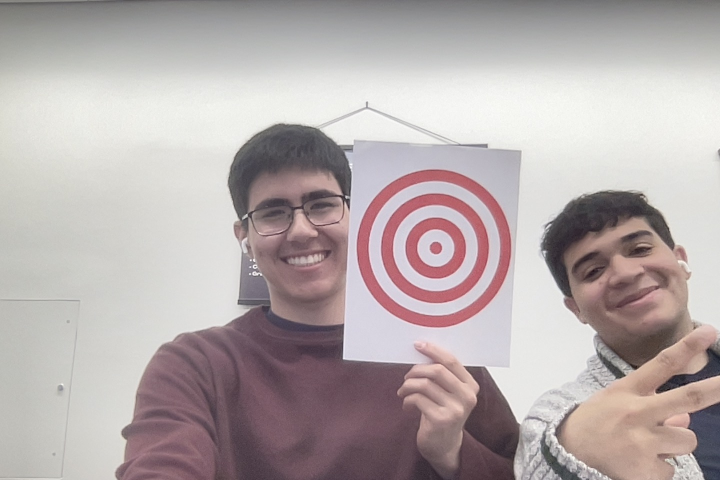
#> input picture Images/image2.jpg, 1440 x 960 px (shown at 1/2 size)
$ python Camera.py
#> lines starting #> are read from the running program, lines starting #| are printed output that depends on the picture; after the words box and inside, x2 and y2 are one past the last pixel; in counts of white or black regions, pixels touching at a corner belong together
### PythonScripts/Mechanics.py
#We will be using the gpiozero library for rasberry pi
from gpiozero import DistanceSensor
from gpiozero import Motor
#from Stepper import StepperClass
from time import sleep
from gpiozero import OutputDevice
from gpiozero import LED
#This is the set-up code for the distance sensor
from gpiozero import LED
from gpiozero import PWMOutputDevice

'''
echo = 4;
trigger = 5;
sensor = DistanceSensor(echo, trigger)
currBarrAngle = 0
'''

#CHANGE THIS VALUE
'''
motor = PWMOutputDevice(12)

#power ranges from 0.1 to 1.0
def shoot(power):
    motor.value = power
    sleep(3)
    motor.value = 0.0
    print("power off")
    sleep(0.5)

def findAverageDistance():
    # sensor.distance returns the value in meters
    total = 0
    for i in range(10):
        distance_cm = sensor.distance * 100
        total += distance_cm
        sleep(0.5)
    return total/10

def getVerticalAngle():
    steps = step_motor2.step_number
    return steps/step_motor2.number_of_steps * 360
#----------------------------------------

def getHorizontalAngle():
    steps = step_motor1.step_number
    return steps / step_motor2.number_of_steps * 360
#This is the set-up code for the DC motor

#motor.forward() --> moves the motor forward
#motor.backward() --> moves the motor backward

#------------------------------------------------------

#This is the set-up code for the stepper motor
'''
'''
sPin1 = 15;
sPin2 = 25;
sPin3 = 6;
sPin4 = 8;
steps = 2048;
speed = 10;
step_motor1 = StepperClass(steps, sPin1, sPin2, sPin3, sPin4)
step_motor1.set_speed(speed);
step_motor1.step(2048)

s2Pin1 = 17;
s2Pin2 = 27;
s2Pin3 = 22;
s2Pin4 = 23;
steps = 2048;
speed = 10;
step_motor2 = StepperClass(steps, s2Pin1, s2Pin2, s2Pin3, s2Pin4)
step_motor2.set_speed(speed);
step_motor2.step(2048)
#step_motor.step(1024) rotates the stepper motor halfway
#step_motor.step(-1024) rotates the stepper motor halfway in the other direction

#shoot(1)
'''
# 1. SETUP: Match this to the pin layout that worked for you!
barrel_motor_pins = [15, 25, 6, 8]
barrelPins = [OutputDevice(pin) for pin in barrel_motor_pins]
base_motor_pins = [17, 27, 22, 23]
basePins = [OutputDevice(pin) for pin in base_motor_pins]
# Standard 4-step sequence
sequence = [
    [1, 0, 0, 0],
    [0, 1, 0, 0],
    [0, 0, 1, 0],
    [0, 0, 0, 1]
]


# 2. THE METHOD
def rotateBase(degrees, speed=0.01):
    global basePins
    pins = basePins
    """
    Rotates the stepper motor by a specified number of degrees.
    Positive degrees = Clockwise
    Negative degrees = Counter-Clockwise
    """
    # Calculate the total number of steps required
    steps_needed = int(abs(degrees) * 2048 / 360)

    # Choose direction by reversing the step sequence if degrees are negative
    if degrees >= 0:
        step_sequence = sequence
    else:
        step_sequence = sequence[::-1]  # Reverses the array for CCW

    print(f"Rotating {degrees}° ({steps_needed} steps)...")

    # Execute the steps
    for step_count in range(steps_needed):
        # The % 4 operator keeps cycling through our 4-step sequence repeatedly
        current_step = step_sequence[step_count % 4]

        for i in range(4):
            if current_step[i] == 1:
                pins[i].on()
            else:
                pins[i].off()
        sleep(speed)

    # Safety feature: Turn off all pins when done so the motor doesn't get hot
    for pin in pins:
        pin.off()

def rotateBarrel(degrees, speed=0.01):
#> called with degrees = 60, speed = 0.01
    global barrelPins
    pins = barrelPins
    """
    Rotates the stepper motor by a specified number of degrees.
    Positive degrees = Clockwise
    Negative degrees = Counter-Clockwise
    """
    # Calculate the total number of steps required
    steps_needed = int(abs(degrees) * 2048 / 360)

    # Choose direction by reversing the step sequence if degrees are negative
    if degrees >= 0:
        step_sequence = sequence
    else:
        step_sequence = sequence[::-1]  # Reverses the array for CCW

    print(f"Rotating {degrees}° ({steps_needed} steps)...")

    # Execute the steps
    for step_count in range(steps_needed):
        # The % 4 operator keeps cycling through our 4-step sequence repeatedly
        current_step = step_sequence[step_count % 4]

        for i in range(4):
            if current_step[i] == 1:
                pins[i].on()
            else:
                pins[i].off()
        sleep(speed)

    # Safety feature: Turn off all pins when done so the motor doesn't get hot
    for pin in pins:
        pin.off()


# 3. TEST EXAMPLES
try:
    # Rotate 90 degrees clockwise
    rotateBarrel(60)
    sleep(1)
    rotateBase(60)

    # Rotate a full 360 degrees counter-clockwise
    rotateBarrel(-60)
    sleep(1)
    rotateBase(-10)

    # Rotate 45 degrees clockwise slightly faster
    rotateBarrel(45, speed=0.006)
    rotateBase(45, speed = 0.006)
except KeyboardInterrupt:
    print("\nCleaning up...")
    for pin in barrelPins:
        pin.off()
    for pin in basePins:
        pin.off()

### PythonScripts/Camera.py
from time import sleep
#from picamera2 import Picamera2
from pathlib import Path
import cv2
import numpy as np
import os
import Mechanics

absoluteCenter = (1, 1)
isAligned = False
x_min = 0
x_max = 0
y_min = 0
y_max = 0
height = 960
width = 1440
tolerance_px = 15
imagePath = Path('/home/wiseproject/Images/image2.jpg')


# [101 lines left out: functions alignCameraHorizontally, alignCameraVertically, lookAround, check_camera_alignment, not called in this run]


def detectCenter():
    global absoluteCenter
    global isAligned
    imagePath = Path.cwd().parent / Path('Images') / Path("image2.jpg")
    if not os.path.exists(imagePath.parent):
        os.makedirs(imagePath.parent)
    img1 = cv2.imread(imagePath)
#> img1 is the input picture: shape (960, 1440, 3); mean B, G, R 171.3, 171.3, 181.4
    if img1 is None:
        print("Failed to load image")
        return
    img = img1.copy()
    gray = cv2.cvtColor(img, cv2.COLOR_BGR2GRAY)
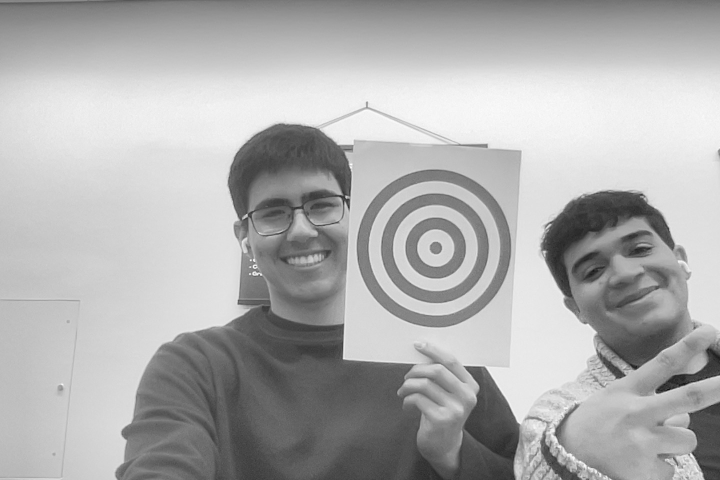
#> gray: shape (960, 1440) (shown at 1/2 size); min 3, max 254, mean 174.3
    blurred = cv2.GaussianBlur(gray, (5, 5), 0)

    # 1. Use Canny Edge Detection to find all outlines
    edges = cv2.Canny(blurred, 50, 150)
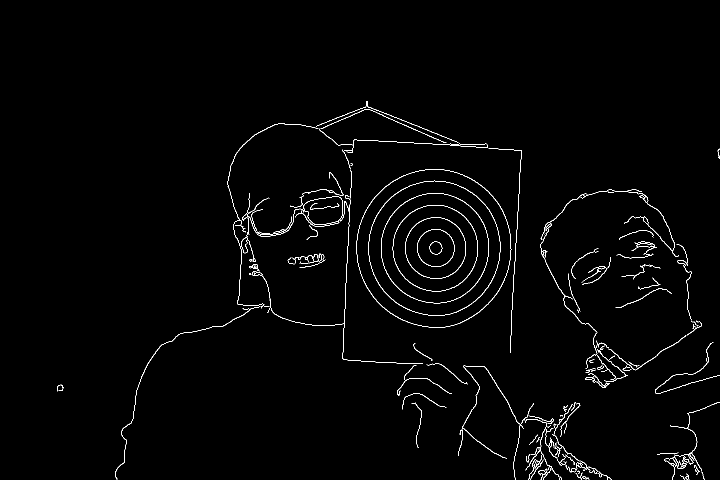
#> edges: shape (960, 1440) (shown at 1/2 size); 1.4% white in thin lines or dots, all inside (x1, y1, x2, y2) = (114, 203, 1440, 960)

    # 2. Find the contours (the continuous lines) of those shapes
    contours, hierarchy = cv2.findContours(edges, cv2.RETR_TREE, cv2.CHAIN_APPROX_SIMPLE)
#> contours = 173 contours, 108 with area under 20; largest, box (x1, y1, x2, y2) and area: (713, 338, 1023, 655) 76568, (713, 338, 1023, 655) 76298, (737, 361, 1001, 632) 55606, (737, 361, 1001, 632) 55378, (762, 386, 978, 607) 37268
    valid_circles = []

    #infinite loop?
    for cnt in contours:
        # Calculate area and perimeter
        area = cv2.contourArea(cnt)
        perimeter = cv2.arcLength(cnt, True)

        # Skip tiny speckles or division-by-zero errors
        if area < 100 or perimeter == 0:
            continue

        # Apply the circularity formula: (4 * pi * Area) / (Perimeter^2)
        circularity = (4 * np.pi * area) / (perimeter ** 2)

        # If it's highly circular (e.g., matching better than 85% of a perfect circle)
        if circularity > 0.85:
            # Get bounding circle data to use for drawing later
            (x, y), radius = cv2.minEnclosingCircle(cnt)
            center = (int(x), int(y))
            radius = int(radius)

            # Save the circle along with its score
            valid_circles.append((circularity, center, radius))
#> this loop made 173 passes
#> (area, perimeter, circularity, x, y, radius, center) on passes 149 to 160: (76568.5, 1036.2, 0.896, 869.3, 496.6, 158, (869, 496)), (76297.5, 1033.8, 0.897, 870, 496.5, 158, (870, 496)), (55606.5, 882.6, 0.897, 870, 496.4, 135, (869, 496)), (55377.5, 880.3, 0.898, 870.8, 496.2, 135, (870, 496)), (37268.5, 721.8, 0.899, 870.5, 496.1, 110, (870, 496)), (37082.5, 719.5, 0.9, 870.3, 496, 110, (870, 496)), (23048, 568, 0.898, 870.8, 496, 86, (870, 496)), (22901, 565.7, 0.899, 870.8, 495.9, 86, (870, 495)), (11703.5, 404.6, 0.899, 871.3, 495.7, 61, (871, 495)), (11596.5, 402.2, 0.901, 871.3, 495.7, 61, (871, 495)), (4394.5, 248.2, 0.896, 871.3, 495.6, 38, (871, 495)), (4328.5, 245.9, 0.9, 871.4, 495.7, 37, (871, 495))
#> (area, perimeter) on passes 13, 23, 30, 35, 42, 43: (32.5, 193.4), (20, 103.1), (69, 46.28), (27.5, 179.2), (39, 223.1), (36.5, 265.7)
#> after the loop, valid_circles = 14 items

    # 3. SORT the list so the highest circularity score (closest to 1.0) is FIRST
    valid_circles.sort(key=lambda item: item[0], reverse=True)

    #draws all valid circles in most circular order
    for i in range(len(valid_circles)):
        score, center, radius = valid_circles[i]
        if (i == 0):
            absoluteCenter = center
        print(f"🎯 Dartboard detected! Circularity Match: {score:.2f}")
        print(center)


        cv2.circle(img, center, radius, (0, 255, 0), 3)
        cv2.circle(img, center, 2, (0, 0, 255), 3)
#> this loop made 14 passes
#> (score, radius, absoluteCenter) on pass 1: (0.901, 61, (871, 495))
#> (score, center, radius) on passes 2 to 7: (0.9, (870, 496), 110), (0.9, (871, 495), 12), (0.9, (871, 495), 37), (0.899, (870, 495), 86), (0.899, (870, 496), 110), (0.899, (871, 495), 61)
#> (printed output is left out)
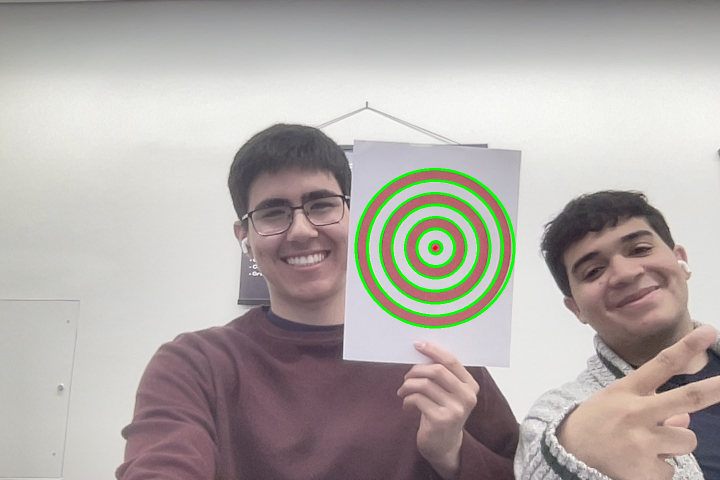
#> img: shape (960, 1440, 3) (shown at 1/2 size); 1.5% of pixels changed, all inside (x1, y1, x2, y2) = (709, 336, 1031, 657)
    '''
    #Grabs the center of the most circular object
    if len( valid_circles) != 0:
        center= valid_circles[0][1]
        print(center)
        return center
    else:
        return None

    '''
    #isAligned = check_camera_alignment(absoluteCenter, img)
    #print(isAligned)

    destination = Path.cwd().parent / Path('Images') / Path("processedImage.jpg")
    # 3. Safety check: Create the folder if it doesn't exist yet
    os.makedirs(destination.parent, exist_ok=True)

    cv2.imwrite(destination, img)


    cv2.imshow("Best Geometric Circle", img)
    cv2.waitKey(0)
    cv2.destroyAllWindows()


detectCenter()
print("EEEEEEEEE")
print(absoluteCenter)
#| (871, 495)
'''

camera = Picamera2()
#-----------------------------------
# What you write:
    #camera = picamera.PiCamera()

    # What the Pi actually hears:
    #camera = picamera.PiCamera(camera_num=0)
#Max resolution: 2592 x 1944
#------------------------------------
camera.configure(camera.create_still_configuration())
camera.start()
# Give the sensor 2 seconds to adjust exposure, white balance, and focus
sleep(2)

camera.capture_file(imagePath)
camera.stop()

print("Image captured successfully!")
detectCenter()
#the camera finishes adjusting during these 2 seconds

try:
    while True:
        lookAround(45, 90)
        alignCameraVertically()
        alignCameraHorizontally()
        Mechanics.
except KeyboardInterrupt:
    print("terminated")

#Grabs an absolute path that works for all operating systems as well as for any computer b/c of it using relative paths.

'''
